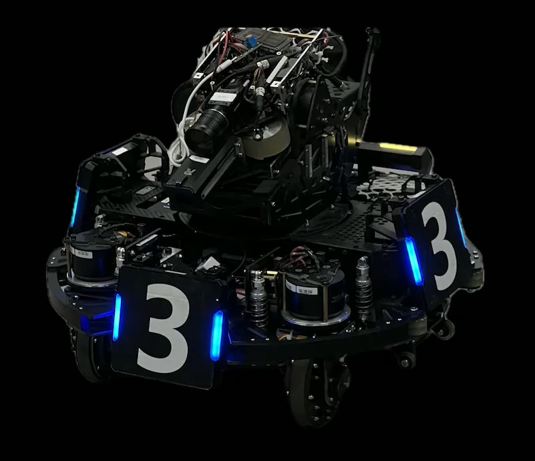
//> input picture lecture3/imgs/armor2.jpg, 1069 x 922 px (shown at 1/2 size)
$ ./pnp_hw   (built with g++ and OpenCV 4)
//> lines starting //> are read from the running program, lines starting //| are printed output that depends on the picture; after the words box and inside, x2 and y2 are one past the last pixel; in counts of white or black regions, pixels touching at a corner belong together
//> further down, bgr_img is the input picture: 922 rows x 1069 cols, CV_8UC3; mean B, G, R 16.1, 15.8, 13
### lecture3/include/img_tools.hpp
#ifndef TOOLS__IMG_TOOLS_HPP
#define TOOLS__IMG_TOOLS_HPP

#include <opencv2/opencv.hpp>
#include <string>
#include <vector>

namespace tools
{

// [15 lines left out: functions draw_point, drawContour, not called in this run]

inline void draw_points(
  cv::Mat & img, const std::vector<cv::Point> & points, const cv::Scalar & color = {0, 0, 255},
  int thickness = 2)
{
  std::vector<std::vector<cv::Point>> contours = {points};
  cv::drawContours(img, contours, -1, color, thickness);
}

inline void draw_points(
  cv::Mat & img, const std::vector<cv::Point2f> & points, const cv::Scalar & color = {0, 0, 255},
  int thickness = 2)
{
  std::vector<cv::Point> int_points(points.begin(), points.end());
  draw_points(img, int_points, color, thickness);
}

inline void draw_text(
  cv::Mat & img, const std::string & text, const cv::Point & point,
  const cv::Scalar & color = {0, 255, 255}, double font_scale = 1.0, int thickness = 2)
{
  cv::putText(img, text, point, cv::FONT_HERSHEY_SIMPLEX, font_scale, color, thickness);
}

}  // namespace tools

#endif  // TOOLS__IMG_TOOLS_HPP

### lecture3/include/armor.hpp
#ifndef ARMOR_HPP
#define ARMOR_HPP

#include <algorithm>
#include <cmath>
#include <opencv2/opencv.hpp>
#include <vector>

enum class Color { red, blue };

inline const char * color_name(Color color)
{
    return color == Color::blue ? "blue" : "red";
}

struct Lightbar
{
    std::size_t id = 0;
    Color color = Color::red;
    cv::Point2f center, top, bottom, top2bottom;
    std::vector<cv::Point2f> points;
    double angle = 0, angle_error = 0, length = 0, width = 0, ratio = 0;

    Lightbar() = default;

    Lightbar(const cv::RotatedRect & rotated_rect, std::size_t lightbar_id) : id(lightbar_id)
    {
        std::vector<cv::Point2f> corners(4);
        rotated_rect.points(corners.data());
        std::sort(corners.begin(), corners.end(),
                  [](const cv::Point2f & a, const cv::Point2f & b) { return a.y < b.y; });

        center = rotated_rect.center;
        top = (corners[0] + corners[1]) / 2;
        bottom = (corners[2] + corners[3]) / 2;
        top2bottom = bottom - top;
        points = {top, bottom};

        width = cv::norm(corners[0] - corners[1]);
        angle = std::atan2(top2bottom.y, top2bottom.x);
        angle_error = std::abs(angle - CV_PI / 2);
        length = cv::norm(top2bottom);
        ratio = (width > 1e-3) ? (length / width) : 0;
    }
};

struct Armor
{
    Color color = Color::red;
    Lightbar left, right;
    cv::Point2f center;
    std::vector<cv::Point2f> points;
    double ratio = 0;              // 两灯条中点距离 / 较长灯条
    double side_ratio = 0;         // 长灯条 / 短灯条
    double rectangular_error = 0;  // 灯条与中点连线相对垂直的偏差
    bool duplicated = false;

    Armor(const Lightbar & left_bar, const Lightbar & right_bar)
        : color(left_bar.color), left(left_bar), right(right_bar)
    {
        center = (left.center + right.center) / 2;
        points = {left.top, right.top, right.bottom, left.bottom};

        const auto left2right = right.center - left.center;
        const double width = cv::norm(left2right);
        const double max_len = std::max(left.length, right.length);
        const double min_len = std::min(left.length, right.length);
        ratio = (max_len > 1e-3) ? (width / max_len) : 0;
        side_ratio = (min_len > 1e-3) ? (max_len / min_len) : 1e9;

        const double roll = std::atan2(left2right.y, left2right.x);
        const double left_err = std::abs(left.angle - roll - CV_PI / 2);
        const double right_err = std::abs(right.angle - roll - CV_PI / 2);
        rectangular_error = std::max(left_err, right_err);
    }
};

#endif  // ARMOR_HPP

### lecture3/include/detector.hpp
#ifndef DETECTOR_HPP
#define DETECTOR_HPP

#include <algorithm>
#include <iostream>
#include <string>
#include <vector>

#include <opencv2/opencv.hpp>
#include "armor.hpp"
#include "img_tools.hpp"

// 几何阈值来自 sp_vision_25 传统检测配置（configs/example.yaml）
constexpr double kThreshold = 130;              // 二值化阈值
constexpr double kMaxAngleErrorDeg = 45;        // 灯条相对竖直的最大偏角
constexpr double kMinLightbarRatio = 1.5;       // 灯条长 / 宽
constexpr double kMaxLightbarRatio = 20;
constexpr double kMinLightbarLength = 15;       // 像素
constexpr double kMinArmorRatio = 1;            // 灯条间距 / 较长灯条
constexpr double kMaxArmorRatio = 5;
constexpr double kMaxSideRatio = 1.5;           // 两灯条长度比
constexpr double kMaxRectangularErrorDeg = 25;  // 两灯条与连线是否接近垂直

struct DetectResult
{
    cv::Mat binary_img;
    std::vector<Lightbar> lightbars;
    std::vector<Armor> armors;
};

inline bool check_lightbar(const Lightbar & lightbar)
{
    const bool angle_ok = lightbar.angle_error < kMaxAngleErrorDeg * CV_PI / 180.0;
    const bool ratio_ok =
        lightbar.ratio > kMinLightbarRatio && lightbar.ratio < kMaxLightbarRatio;
    const bool length_ok = lightbar.length > kMinLightbarLength;
    return angle_ok && ratio_ok && length_ok;
}

inline bool check_armor(const Armor & armor)
{
    const bool ratio_ok = armor.ratio > kMinArmorRatio && armor.ratio < kMaxArmorRatio;
    const bool side_ok = armor.side_ratio < kMaxSideRatio;
    const bool rect_ok = armor.rectangular_error < kMaxRectangularErrorDeg * CV_PI / 180.0;
    return ratio_ok && side_ok && rect_ok;
}

inline bool get_color(const cv::Mat & bgr_img, const std::vector<cv::Point> & contour, Color & color)
{
    int red_sum = 0;
    int blue_sum = 0;
    for (const auto & point : contour) {
        blue_sum += bgr_img.at<cv::Vec3b>(point)[0];
        red_sum += bgr_img.at<cv::Vec3b>(point)[2];
    }
    // 白色数字 / 反光的 B、R 接近，不能当灯条
    if (red_sum > blue_sum * 1.2) {
        color = Color::red;
        return true;
    }
    if (blue_sum > red_sum * 1.2) {
        color = Color::blue;
        return true;
    }
    return false;
}

inline void remove_duplicated(std::vector<Armor> & armors)
{
    for (std::size_t i = 0; i < armors.size(); ++i) {
        for (std::size_t j = i + 1; j < armors.size(); ++j) {
            const bool share_bar = armors[i].left.id == armors[j].left.id ||
                                   armors[i].left.id == armors[j].right.id ||
                                   armors[i].right.id == armors[j].left.id ||
                                   armors[i].right.id == armors[j].right.id;
            if (!share_bar) {
                continue;
            }
            const double err_i = std::abs(armors[i].ratio - 2.5);
            const double err_j = std::abs(armors[j].ratio - 2.5);
            if (err_i < err_j) {
                armors[j].duplicated = true;
            } else {
                armors[i].duplicated = true;
            }
        }
    }
    armors.erase(std::remove_if(armors.begin(), armors.end(),
                                [](const Armor & a) { return a.duplicated; }),
                 armors.end());
}

inline DetectResult detect_armor(const cv::Mat & bgr_img)
{
    DetectResult result;

    cv::Mat gray_img;
    cv::cvtColor(bgr_img, gray_img, cv::COLOR_BGR2GRAY);
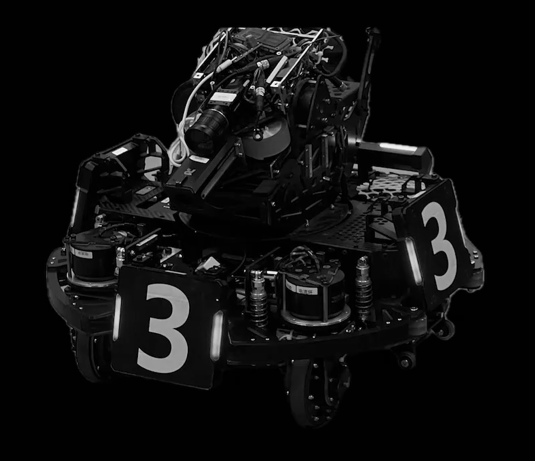
//> gray_img: 922 rows x 1069 cols, CV_8UC1 (shown at 1/2 size); min 0, max 255, mean 15.2
    cv::threshold(gray_img, result.binary_img, kThreshold, 255, cv::THRESH_BINARY);
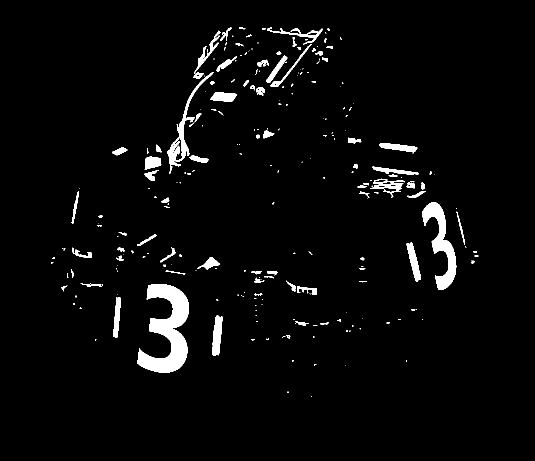
//> result.binary_img: 922 rows x 1069 cols, CV_8UC1 (shown at 1/2 size); 3.3% white; 251 white regions (157 under 20 px)

    std::vector<std::vector<cv::Point>> contours;
    cv::findContours(result.binary_img, contours, cv::RETR_EXTERNAL, cv::CHAIN_APPROX_NONE);
//> contours = 251 contours, 175 with area under 20; largest, box (x1, y1, x2, y2) and area: (275, 568, 378, 745) 8754, (844, 404, 913, 580) 4062, (334, 144, 427, 348) 2314, (424, 631, 445, 712) 1070, (813, 484, 842, 563) 908

    for (const auto & contour : contours) {
        Lightbar lightbar(cv::minAreaRect(contour), result.lightbars.size());
        if (!check_lightbar(lightbar)) {
            continue;
        }
        if (!get_color(bgr_img, contour, lightbar.color)) {
            continue;
        }
        result.lightbars.emplace_back(lightbar);
    }
//> this loop made 251 passes
//> (center in Lightbar, top2bottom in Lightbar, points in Lightbar, width in Lightbar, angle in Lightbar, angle_error in Lightbar, length in Lightbar, ratio in Lightbar) on passes 1, 2, 4: (Point(622.5, 792.5), Point(0, 1), 2 Points (x, y): [622.5, 792], [622.5, 793], 1, 1.57, 4.37e-08, 1, 1), (Point(575, 784), Point(0, 2), 2 Points (x, y): [575, 783], [575, 785], 2, 1.57, 4.37e-08, 2, 1), (Point(630, 729), Point(0, 2), 2 Points (x, y): [630, 728], [630, 730], 4, 1.57, 4.37e-08, 2, 0.5)

    std::sort(result.lightbars.begin(), result.lightbars.end(),
              [](const Lightbar & a, const Lightbar & b) { return a.center.x < b.center.x; });

    for (std::size_t i = 0; i < result.lightbars.size(); ++i) {
        for (std::size_t j = i + 1; j < result.lightbars.size(); ++j) {
            if (result.lightbars[i].color != result.lightbars[j].color) {
                continue;
            }
            Armor armor(result.lightbars[i], result.lightbars[j]);
            if (check_armor(armor)) {
                result.armors.emplace_back(armor);
            }
        }
    }
//> this loop made 5 passes
    remove_duplicated(result.armors);
//> the loop in remove_duplicated, `for (std::size_t i = 0; i < armors.size(); ++i)` made 2 passes
    return result;
}

inline void print_result(const std::string & img_path, const DetectResult & result)
{
//> called with img_path = "imgs/armor2.jpg"
    std::cout << "图片: " << img_path << "\n";
    std::cout << "灯条: " << result.lightbars.size() << "  装甲板: " << result.armors.size() << "\n";
//| 灯条: 5  装甲板: 2
    for (std::size_t i = 0; i < result.armors.size(); ++i) {
        const auto & armor = result.armors[i];
        std::cout << "  [" << i << "] " << color_name(armor.color)
                  << "  center=(" << armor.center.x << ", " << armor.center.y << ")"
                  << "  ratio=" << armor.ratio << "\n";
        std::cout << "      corners:";
        for (const auto & p : armor.points) {
            std::cout << " (" << p.x << ", " << p.y << ")";
        }
        std::cout << "\n";
    }
//> this loop made 2 passes
//|   [0] blue  center=(333.682, 652.893)  ratio=2.51847
//|       corners:
//|   [1] blue  center=(874.498, 489.56)  ratio=1.46864
//|       corners:
}

inline cv::Mat draw_result(const cv::Mat & bgr_img, const DetectResult & result)
{
    cv::Mat detection = bgr_img.clone();
    for (const auto & lightbar : result.lightbars) {
        const cv::Scalar color = (lightbar.color == Color::blue) ? cv::Scalar(255, 0, 0)
                                                                 : cv::Scalar(0, 0, 255);
        tools::draw_points(detection, lightbar.points, color, 3);
        tools::draw_text(detection, color_name(lightbar.color), lightbar.top, color, 0.5, 1);
    }
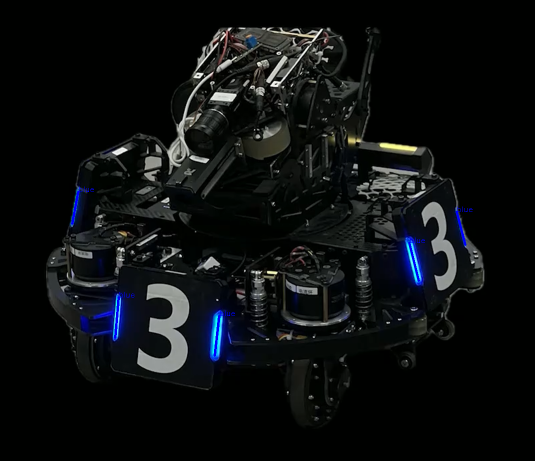
//> detection: 922 rows x 1069 cols, CV_8UC3 (shown at 1/2 size); 0.23% of pixels changed, all inside (x1, y1, x2, y2) = (142, 373, 945, 714)
    for (std::size_t i = 0; i < result.armors.size(); ++i) {
        const auto & armor = result.armors[i];
        tools::draw_points(detection, armor.points, {0, 255, 0}, 2);
        const std::string info =
            std::string("armor") + std::to_string(i) + " " + color_name(armor.color);
        tools::draw_text(detection, info, armor.left.bottom, {0, 255, 0}, 0.6, 2);
    }
//> this loop made 2 passes
//> pass 1, in draw_points (call 6), `draw_points(img, int_points, color, thickness);`:
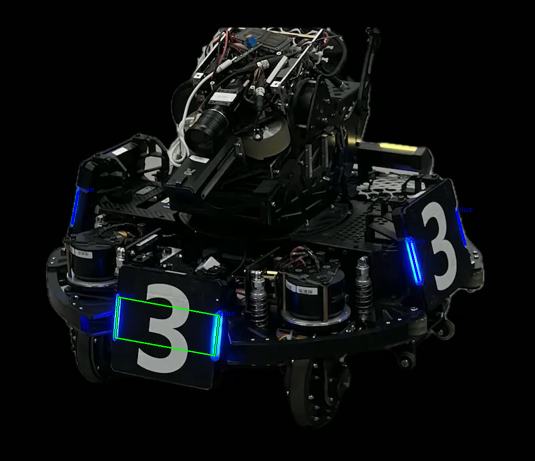
//> img: 922 rows x 1069 cols, CV_8UC3 (shown at 1/2 size); 0.17% of pixels changed, all inside (x1, y1, x2, y2) = (229, 593, 440, 713)
//> pass 1, in draw_text (call 6), `cv::putText(img, text, point, cv::FONT_HERSHEY_SIMPLEX, font_scale, co..`:
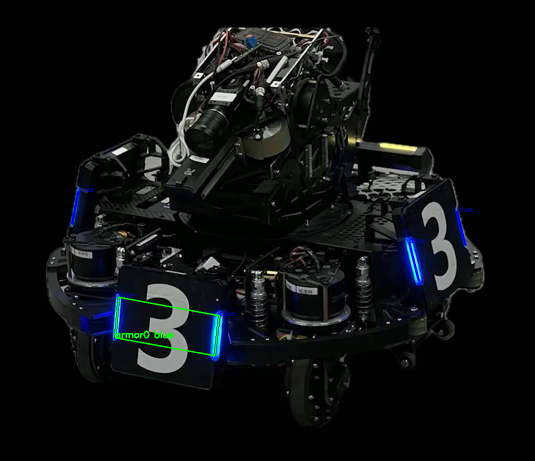
//> img: 922 rows x 1069 cols, CV_8UC3 (shown at 1/2 size); 0.08% of pixels changed, all inside (x1, y1, x2, y2) = (232, 661, 347, 677)
//> pass 2, in draw_points (call 7), `draw_points(img, int_points, color, thickness);`:
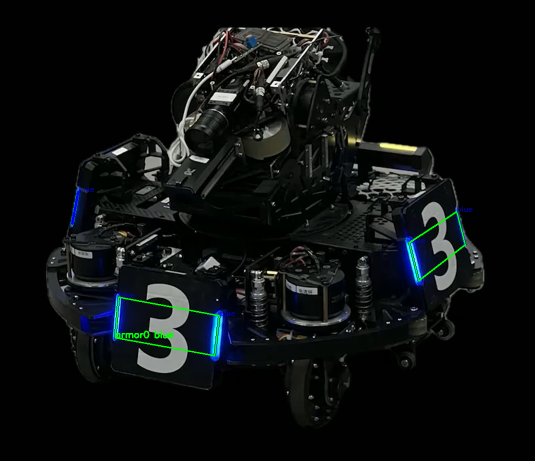
//> img: 922 rows x 1069 cols, CV_8UC3 (shown at 1/2 size); 0.12% of pixels changed, all inside (x1, y1, x2, y2) = (817, 422, 932, 563)
//> pass 2, in draw_text (call 7), `cv::putText(img, text, point, cv::FONT_HERSHEY_SIMPLEX, font_scale, co..`:
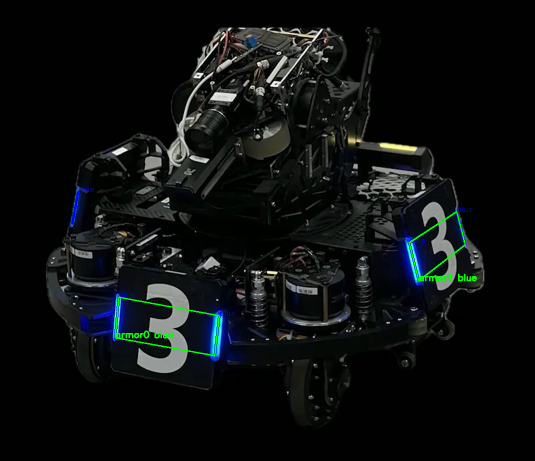
//> img: 922 rows x 1069 cols, CV_8UC3 (shown at 1/2 size); 0.07% of pixels changed, all inside (x1, y1, x2, y2) = (838, 547, 954, 563)
    return detection;
}

#endif  // DETECTOR_HPP

### lecture3/pnp_hw.cpp
#include <cmath>
#include <cstdlib>
#include <iostream>
#include <string>
#include <vector>

#include <opencv2/opencv.hpp>
#include "detector.hpp"

// PnP 作业：识别、内参、尺寸已写好（对照 Class3.md 第七节）
// 按 Task 01～03 填写 object_points、img_points、solvePnP
// 在 class_3/ 下运行: build/pnp_hw
// 对照完整示例:     build/pnp

constexpr double LIGHTBAR_LENGTH = 0.056;  // m
constexpr double ARMOR_WIDTH = 0.135;      // 小装甲；大装甲改成 0.230

// 旋转矩阵 → yaw / pitch / roll（度），ZYX；
void rmat_to_ypr(const cv::Mat & R, double & yaw_deg, double & pitch_deg, double & roll_deg)
{
    const double r00 = R.at<double>(0, 0);
    const double r10 = R.at<double>(1, 0);
    const double r20 = R.at<double>(2, 0);
    const double r21 = R.at<double>(2, 1);
    const double r22 = R.at<double>(2, 2);
    const double sy = std::sqrt(r00 * r00 + r10 * r10);
    pitch_deg = std::atan2(-r20, sy) * 180.0 / CV_PI;
    yaw_deg = std::atan2(r10, r00) * 180.0 / CV_PI;
    roll_deg = std::atan2(r21, r22) * 180.0 / CV_PI;
}

int main(int argc, char ** argv)
{
    const std::string img_path = (argc > 1) ? argv[1] : "imgs/armor2.jpg";
    cv::Mat bgr_img = cv::imread(img_path);
    if (bgr_img.empty()) {
        std::cerr << "无法读取图片: " << img_path << "\n"
                  << "请在 class_3/ 目录下运行，例如: build/pnp_hw imgs/red_3.jpg\n";
        return 1;
    }

    const DetectResult result = detect_armor(bgr_img);
    print_result(img_path, result);

    // 内参已给好
    const cv::Mat camera_matrix = (cv::Mat_<double>(3, 3) << 1785.49, 0, 672.48,
                                                             0, 1785.03, 559.90,
                                                             0, 0, 1);  //内参矩阵
    const cv::Mat dist_coeffs = (cv::Mat_<double>(5, 1) << -0.076, 0.112, 0.0005, -0.0028, 0); //畸变系数

    // #### Task 01 ################################################
    // 填写 object_points（物体坐标系，装甲板中心为原点，Z = 0）
    // 顺序：左上 → 右上 → 右下 → 左下，单位米
    // 用 ARMOR_WIDTH、LIGHTBAR_LENGTH
    static const std::vector<cv::Point3f> object_points{
        // {                ,                     , 0},
        // {                ,                     , 0},
        // {                ,                     , 0},
        // {                ,                     , 0}
    };

    cv::Mat detection = draw_result(bgr_img, result);

    for (std::size_t i = 0; i < result.armors.size(); ++i) {
        const auto & armor = result.armors[i];

        // #### Task 02 ################################################
        // img_points 是照片上装甲板 4 个点的像素坐标
        // 用 armor 的灯条端点，顺序和 Task 01 一致
        std::vector<cv::Point2f> img_points{
            // 与 Task 01 同一顺序


        };
        // #### Task 03 ################################################
        cv::Mat rvec, tvec;
        // 调用 solvePnP，参数：3D 点、像素点、内参、畸变、rvec、tvec
        //cv::solvePnP(     ,       ,       ,       ,       ,       ,)


        if (rvec.empty() || tvec.empty()) {
            std::cout << "  [" << i << "] 还没调用 solvePnP，先填完 Task 01～03。\n";
            continue;
        }

        const double dist_m = cv::norm(tvec);
        const double tx = tvec.at<double>(0);
        const double ty = tvec.at<double>(1);
        const double tz = tvec.at<double>(2);
        const double rx = rvec.at<double>(0);
        const double ry = rvec.at<double>(1);
        const double rz = rvec.at<double>(2);

        cv::Mat R;
        cv::Rodrigues(rvec, R);
        double yaw_deg = 0, pitch_deg = 0, roll_deg = 0;
        rmat_to_ypr(R, yaw_deg, pitch_deg, roll_deg);

        std::cout << "  [" << i << "] dist=" << dist_m << " m\n"
                  << "      tvec=(" << tx << ", " << ty << ", " << tz << ")\n"
                  << "      rvec=(" << rx << ", " << ry << ", " << rz << ")\n"
                  << "      yaw=" << yaw_deg << "  pitch=" << pitch_deg
                  << "  roll=" << roll_deg << " deg\n";

        std::vector<cv::Point3f> axis = {{0, 0, 0}, {0.05, 0, 0}, {0, 0.05, 0}, {0, 0, 0.05}};
        std::vector<cv::Point2f> proj;
        cv::projectPoints(axis, rvec, tvec, camera_matrix, dist_coeffs, proj);
        cv::line(detection, proj[0], proj[1], {0, 0, 255}, 2);
        cv::line(detection, proj[0], proj[2], {0, 255, 0}, 2);
        cv::line(detection, proj[0], proj[3], {255, 0, 0}, 2);
    }

    if (result.armors.empty()) {
        std::cout << "没有装甲板，跳过 PnP。\n";
    }

    if (std::getenv("DISPLAY") == nullptr) {
        std::cout << "未检测到 DISPLAY，跳过窗口显示。\n";
        return 0;
//> (the program exits here)
